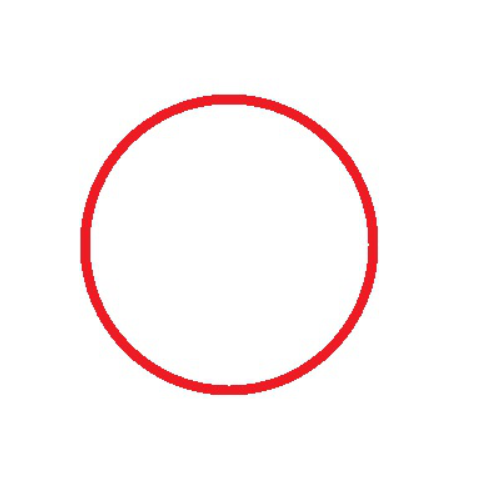
#> input picture A. approxPolyDP测试/circle.png, 481 x 495 px
$ jupyter execute --allow-errors 'OpenCV approxPolyDP测试.ipynb'
#> lines starting #> are read from the running program, lines starting #| are printed output that depends on the picture; after the words box and inside, x2 and y2 are one past the last pixel; in counts of white or black regions, pixels touching at a corner belong together
[cell 1]
import ipywidgets.widgets as widgets
from IPython.display import display
import matplotlib.pyplot as plt
import cv2
import imutils

[cell 2]
image = cv2.imread('circle.png')
#> image is the input picture: shape (495, 481, 3); mean B, G, R 246.5, 246.2, 253.7
image = cv2.cvtColor(image, cv2.COLOR_BGR2RGB);

ratio = image.shape[0] / 600.0
#> ratio = 0.825
orig = image.copy()
image = imutils.resize(image, height = 600)
#> image: shape (600, 583, 3)
plt.imshow(image)
#> (this line was passed over: IPython is not available in this run)

[cell 3]
# convert the image to grayscale, blur it, and find edges in the image
gray = cv2.cvtColor(image, cv2.COLOR_BGR2GRAY)
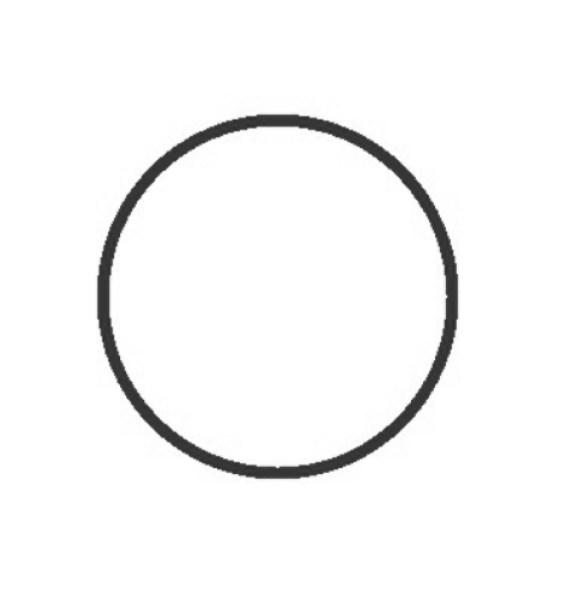
#> gray: shape (600, 583); min 44, max 255, mean 247.1
gray = cv2.bilateralFilter(gray, 11, 17, 17)
edged = cv2.Canny(gray, 30, 200)
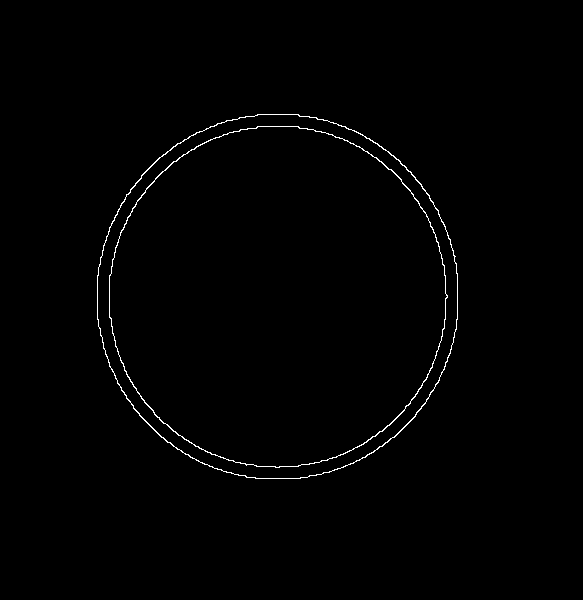
#> edged: shape (600, 583); 0.76% white in thin lines or dots, all inside (x1, y1, x2, y2) = (97, 114, 458, 479)
plt.imshow(edged)
#> (this line was passed over: IPython is not available in this run)

[cell 4]
cnts = cv2.findContours(edged.copy(), cv2.RETR_TREE, cv2.CHAIN_APPROX_SIMPLE)
#> cnts = 4 contours; box (x1, y1, x2, y2) and area: (97, 114, 458, 479) 103872, (97, 114, 458, 479) 103524, (109, 126, 448, 468) 90508, (109, 126, 448, 468) 90178
cnts = imutils.grab_contours(cnts)
# [6 lines of commented-out code are left out]
